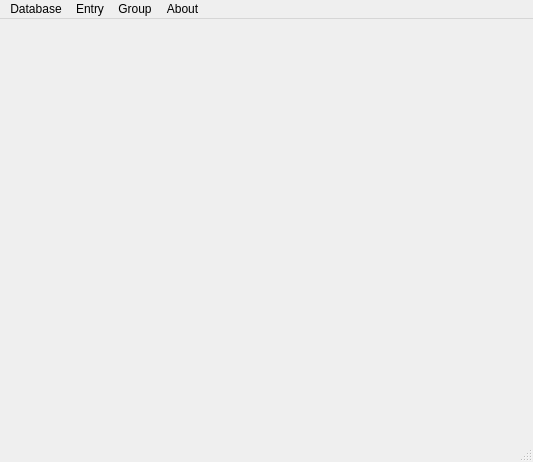
<?xml version="1.0" encoding="UTF-8"?>
<ui version="4.0">
 <class>MainWindow</class>
 <widget class="QMainWindow" name="MainWindow">
  <property name="geometry">
   <rect>
    <x>0</x>
    <y>0</y>
    <width>533</width>
    <height>462</height>
   </rect>
  </property>
  <property name="windowTitle">
   <string>MainWindow</string>
  </property>
  <widget class="QWidget" name="centralwidget">
   <layout class="QVBoxLayout" name="verticalLayout"/>
  </widget>
  <widget class="QMenuBar" name="menubar">
   <property name="geometry">
    <rect>
     <x>0</x>
     <y>0</y>
     <width>533</width>
     <height>20</height>
    </rect>
   </property>
   <widget class="QMenu" name="menuDatabase">
    <property name="title">
     <string>Database</string>
    </property>
    <widget class="QMenu" name="menuOpen_new_database">
     <property name="title">
      <string>Open new database...</string>
     </property>
     <addaction name="actionFrom_file"/>
     <addaction name="actionCreate_new"/>
    </widget>
    <addaction name="menuOpen_new_database"/>
    <addaction name="actionSave"/>
    <addaction name="actionLog_out"/>
   </widget>
   <widget class="QMenu" name="menuEntry">
    <property name="title">
     <string>Entry</string>
    </property>
    <addaction name="actionCreate_entry"/>
    <addaction name="separator"/>
    <addaction name="actionEdit_entry"/>
    <addaction name="actionDelete_entry"/>
   </widget>
   <widget class="QMenu" name="menuAbout">
    <property name="title">
     <string>About</string>
    </property>
    <addaction name="actionDocs"/>
    <addaction name="actionSettingws"/>
    <addaction name="actionInfo"/>
   </widget>
   <widget class="QMenu" name="menuGroup">
    <property name="title">
     <string>Group</string>
    </property>
    <addaction name="actionCreate_new_2"/>
    <addaction name="separator"/>
    <addaction name="actionEdit_opened"/>
    <addaction name="actionDelete_opened"/>
   </widget>
   <addaction name="menuDatabase"/>
   <addaction name="menuEntry"/>
   <addaction name="menuGroup"/>
   <addaction name="menuAbout"/>
  </widget>
  <widget class="QStatusBar" name="statusbar"/>
  <action name="actionCreate_entry">
   <property name="text">
    <string>Create entry...</string>
   </property>
  </action>
  <action name="actionEdit_entry">
   <property name="text">
    <string>Edit entry...</string>
   </property>
  </action>
  <action name="actionDelete_entry">
   <property name="text">
    <string>Delete entry...</string>
   </property>
  </action>
  <action name="actionSave">
   <property name="text">
    <string>Save</string>
   </property>
  </action>
  <action name="actionLog_out">
   <property name="text">
    <string>Log out</string>
   </property>
  </action>
  <action name="actionDocs">
   <property name="text">
    <string>Docs</string>
   </property>
  </action>
  <action name="actionSettingws">
   <property name="text">
    <string>Settings</string>
   </property>
  </action>
  <action name="actionInfo">
   <property name="text">
    <string>Info</string>
   </property>
  </action>
  <action name="actionFrom_file">
   <property name="text">
    <string>From file</string>
   </property>
  </action>
  <action name="actionCreate_new">
   <property name="text">
    <string>Create new</string>
   </property>
  </action>
  <action name="actionCreate_new_2">
   <property name="text">
    <string>Create new...</string>
   </property>
  </action>
  <action name="actionDelete_opened">
   <property name="text">
    <string>Delete opened...</string>
   </property>
  </action>
  <action name="actionEdit_opened">
   <property name="text">
    <string>Edit opened...</string>
   </property>
  </action>
 </widget>
 <resources/>
 <connections/>
</ui>
